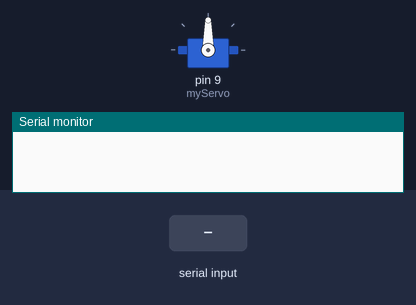
Bench run of a sketch on a simulated Arduino Uno, built with avr-gcc and run on an emulated ATmega328P. Parts: servo, the last lines printed to the serial monitor. Inputs (shaded band) come from the test bench.

Above: at 1.2 s.
1.3 s: "0" received over the second serial link
At 2.6 s:
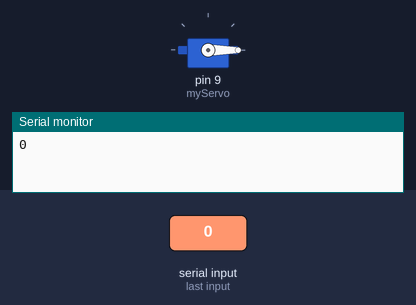
3.8 s: "1" received over the second serial link
At 4.6 s:
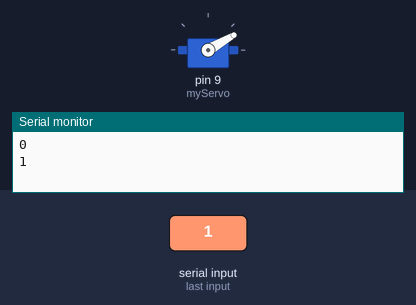
Timing chart, 0 to 6.8 s (numbered marks = the images above; inputs shaded):
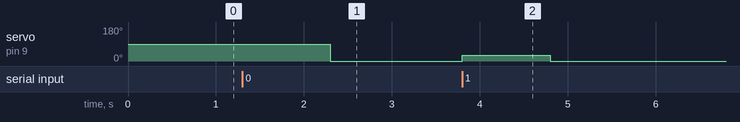

The sketch:

Slave.ino
```cpp
#include <SoftwareSerial.h>
#include <Servo.h>
Servo myServo;
SoftwareSerial BTSerial(10, 11);

void setup() {
  myServo.attach(9);
  Serial.begin(9600);
  BTSerial.begin(38400);
}

void loop() {
  if (BTSerial.available()) {
    char receivedChar = BTSerial.read();
    Serial.write(receivedChar);

    switch (receivedChar) {
      case '0':
        myServo.write(90);
        delay(1000);
        myServo.write(0);
        delay(1000);
        break;
      case '1':
        myServo.write(30);
        delay(1000);
        myServo.write(0);
        delay(1000);
        break;
      // Add more cases if needed
      default:
        // Handle other cases if neede
        myServo.write(0);
        delay(15);
        break;
    }
    Serial.println();
    // delay(100);
  }
}
```

Measured:
- after the input at 1.3 s, servo on pin 9 (myServo): 90° → 0° after 1.0 s
- after the input at 3.8 s, servo on pin 9 (myServo): 0° → 30° at once, → 0° 1.0 s later
